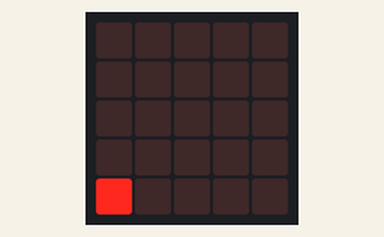
A program run on a simulated BBC micro:bit (MakeCode). Parts: the board's 5×5 LED display.

Above: at 0.07 s.
At 0.52 s:
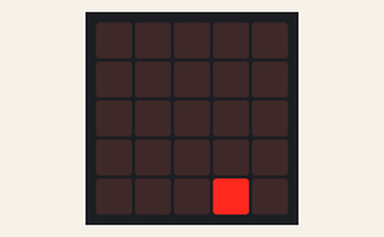
At 1.12 s:
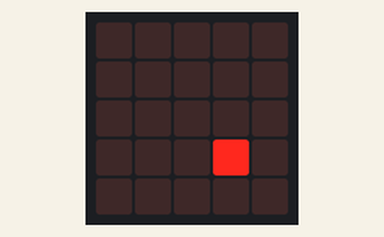
At 2.17 s:
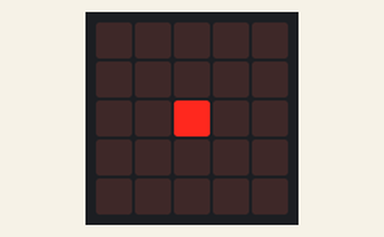
At 3.22 s:
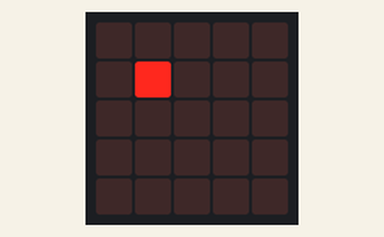
At 4.28 s:
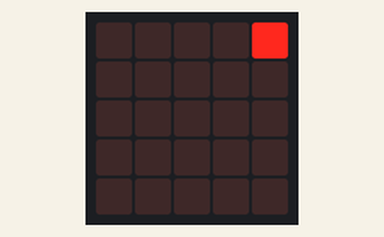

Measured:
- by itself, everything shown: repeats every 4.4 s, in 29 steps

The program:

main.ts
```typescript
let a = 0
basic.forever(function () {
    a = 0
    for (let index = 0; index < 5; index++) {
        led.plot(a, 4)
        basic.pause(75)
        a += 1
        basic.pause(75)
        basic.clearScreen()
    }
    for (let index = 0; index < 6; index++) {
        led.plot(a, 3)
        basic.pause(75)
        a += -1
        basic.pause(75)
        basic.clearScreen()
    }
    for (let index = 0; index < 6; index++) {
        led.plot(a, 2)
        basic.pause(75)
        a += 1
        basic.pause(75)
        basic.clearScreen()
    }
    for (let index = 0; index < 6; index++) {
        led.plot(a, 1)
        basic.pause(75)
        a += -1
        basic.pause(75)
        basic.clearScreen()
    }
    for (let index = 0; index < 6; index++) {
        led.plot(a, 0)
        basic.pause(75)
        a += 1
        basic.pause(75)
        basic.clearScreen()
    }
})
```

test.ts
```typescript
// les tests vont ici ; cela ne sera pas compilé si ce paquet est utilisé en tant qu'extension.
```
